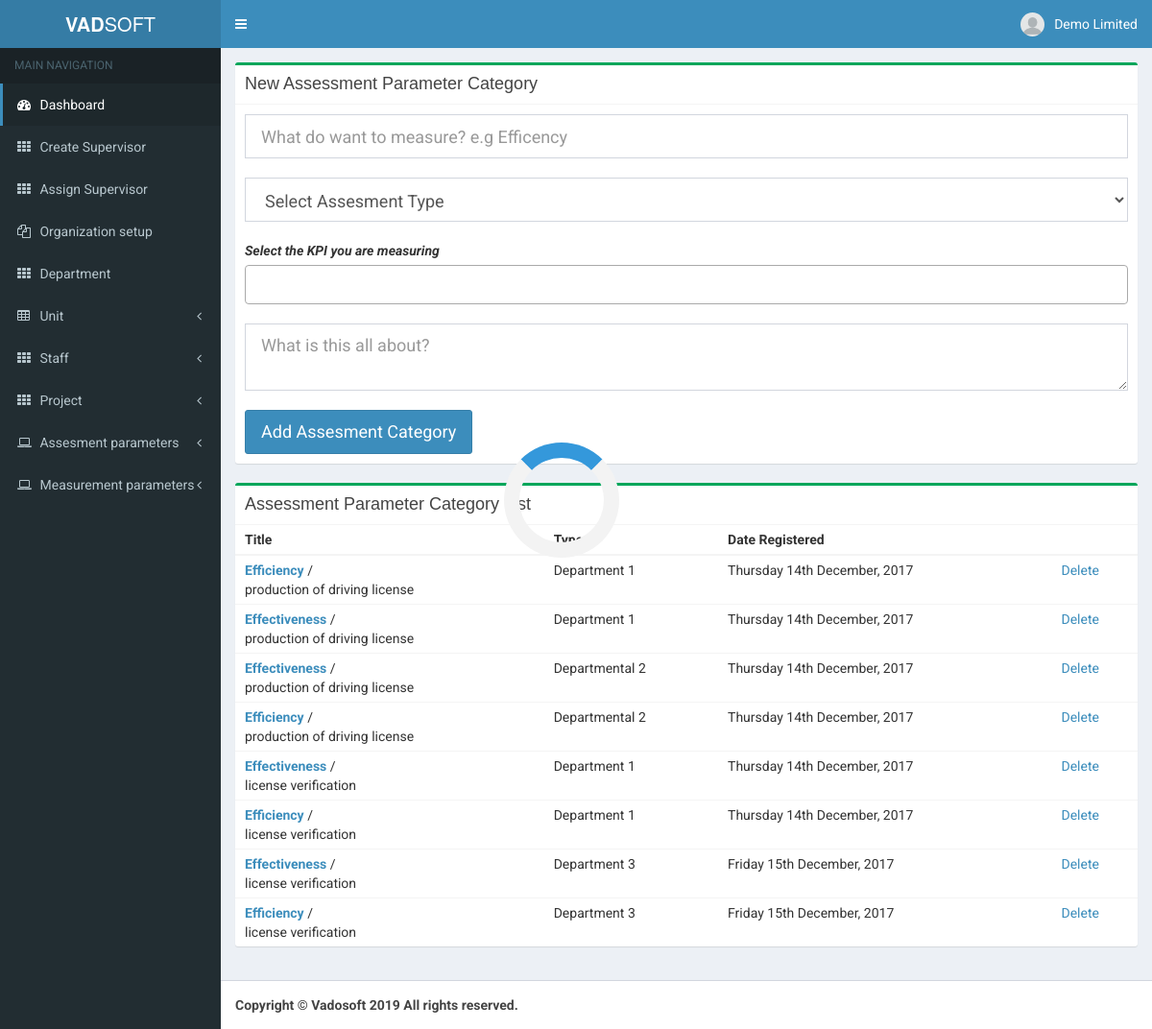
The app's page /v/assesmentmeasure (signed in) with its own data.
### tables this page shows
CREATE TABLE `assessment_params_category` (
  `aspcat_id` int(8) NOT NULL,
  `aspcat_name` varchar(100) NOT NULL,
  `ass_typ` int(4) NOT NULL,
  `org_grp` varchar(20) NOT NULL,
  `aspcat_discrip` text NOT NULL,
  `aspcat_status` int(4) NOT NULL,
  `registered_at` datetime NOT NULL,
  `aspcat_kpi` int(11) NOT NULL,
  `org_id` int(11) NOT NULL
);

CREATE TABLE `kpi` (
  `kpi_id` int(6) NOT NULL,
  `kpi_name` varchar(100) NOT NULL,
  `kpi_discrip` text NOT NULL,
  `kpi_routine` varchar(20) NOT NULL,
  `registered_at` datetime NOT NULL,
  `org_id` int(11) NOT NULL,
  `lasttimelinksent` datetime NOT NULL
);

CREATE TABLE `assessment_type` (
  `astyp_id` int(6) NOT NULL,
  `astyp_name` varchar(100) NOT NULL,
  `astyp_discrip` text NOT NULL,
  `astyp_orgcat` int(4) NOT NULL,
  `astyp_org_level` varchar(20) NOT NULL,
  `astyp_formtyp` varchar(15) NOT NULL,
  `registered_at` datetime NOT NULL,
  `org_id` int(11) NOT NULL
);

### v/webapp/functions.php (called while the page is built, shortened)
<?php
function GetAssParamTypId($connection,$id)
{
    $sql = "SELECT * FROM assessment_type WHERE astyp_id = '$id' ";
    $query = $connection ->query($sql);
    $num =  $query->setFetchMode(PDO::FETCH_NUM);
    if($num !=0)
    {
        while ($row = $query->fetch() )
        {
            $name = $row['astyp_name'] ;
            return($name) ;
        }
    }
}
function GetAssesmentParameterCategory($connection, $org_id)
{
    $sql = "SELECT * FROM assessment_params_category WHERE org_id = '$org_id'";
    $query = $connection ->query($sql) ;
    $num =  $query->execute();
    if($num !=0)
    {
        return $query->fetchAll();
    }
    else
    {
        return false;
    }
}
function GetKPIId($connection,$id){
    $query= $connection->query("SELECT * FROM kpi WHERE kpi_id ='$id' ") ;
    while ($row = $query->fetch()) {
        $name = $row['kpi_name'] ;
        return("$name") ;
    }
}

### v/webapp/assesment_category.php (shortened to what this page needs)
<?php
$get_measure = GetAssesmentParameterCategory($connection, $_SESSION['id']);
?>
<div class="box box-success">
    <div class="box-header with-border">
        <h3 class="box-title">New Assessment Parameter Category</h3>
    </div>
    <div class="box-body">
        <form method="post" class="form-horizontal" action="webapp/assesment_params.php?action=paramcat">
            <input type="text" class="form-control input-lg" name="name" autocomplete="off" placeholder="What do want to measure? e.g Efficency" />
            <br>
            <select class="form-control input-lg" name="type" id="type">
                <option>Select Assesment Type</option>
            </select>
            <br>
             <label><em>Select the KPI you are measuring</em></label>
            <br><br>
            <textarea class="form-control input-lg" name="discrip" placeholder="What is this all about?" ></textarea>
            <br>
            <input type="submit" value="Add Assesment Category" class="btn btn-primary btn-lg">
        </form>
    </div>
</div>
<div class="box box-success">
    <div class="box-header with-border">
        <h3 class="box-title">Assessment Parameter Category List</h3>
    </div>
    <div class="">
        <table class="table table-condensed table-responsive" >
        	<thead>
        		<tr>
        			<th style='padding-left:10px;'>Title</th>
        			<th>Type</th>
                    <th>Date Registered</th>
        			<th></th>
        		</tr>
        	</thead>
        	<tbody>
        	<?php
                foreach ($get_measure as $row)
                {
                    $name = $row['aspcat_name'] ;
                    $id = $row['aspcat_id'];
                    $cat = $row['ass_typ'];
                    $reg_at = date("l jS F, Y", strtotime($row['registered_at']));
                    $kid = $row['aspcat_kpi'];
                    echo "<tr>
                            <td style='padding-left:10px;'><a href='#' class='name'><b>$name</b></a> / <br>".GetKPIId($connection,$kid)."</td>
                            <td>".GetAssParamTypId($connection,$cat)."</td>
                            <td>$reg_at</td>
                            <td>
                                <a href='#' data-toggle='modal' data-target='#oc$id'>Delete</a>
                            </td>
                    </tr>";
                }
            ?>
        	</tbody>
        </table>
    </div>
</div>

### records on screen
assessment_params_category: aspcat_name "Efficiency", aspcat_kpi.kpi_name "production of driving license", ass_typ.astyp_name "Department 1", registered_at "Thursday 14th December, 2017"
assessment_params_category: aspcat_name "Effectiveness", aspcat_kpi.kpi_name "production of driving license", ass_typ.astyp_name "Department 1", registered_at "Thursday 14th December, 2017"
assessment_params_category: aspcat_name "Effectiveness", aspcat_kpi.kpi_name "production of driving license", ass_typ.astyp_name "Departmental 2", registered_at "Thursday 14th December, 2017"
assessment_params_category: aspcat_name "Efficiency", aspcat_kpi.kpi_name "production of driving license", ass_typ.astyp_name "Departmental 2", registered_at "Thursday 14th December, 2017"
assessment_params_category: aspcat_name "Effectiveness", aspcat_kpi.kpi_name "license verification", ass_typ.astyp_name "Department 1", registered_at "Thursday 14th December, 2017"
assessment_params_category: aspcat_name "Efficiency", aspcat_kpi.kpi_name "license verification", ass_typ.astyp_name "Department 1", registered_at "Thursday 14th December, 2017"
assessment_params_category: aspcat_name "Effectiveness", aspcat_kpi.kpi_name "license verification", ass_typ.astyp_name "Department 3", registered_at "Friday 15th December, 2017"
assessment_params_category: aspcat_name "Efficiency", aspcat_kpi.kpi_name "license verification", ass_typ.astyp_name "Department 3", registered_at "Friday 15th December, 2017"

### other values on screen
$_SESSION['name'] "Demo Limited"
